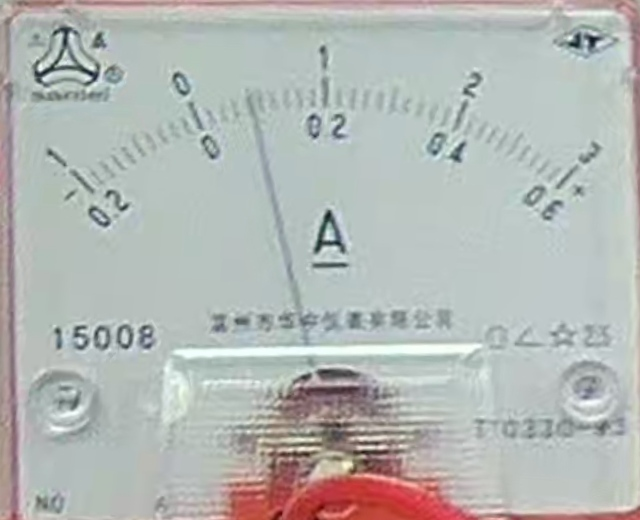
#> input picture agent/assets/meter_calibration/reference_faces/ammeter_face.jpg, 640 x 520 px
$ python -i dynamic_meter_reading.py   (imports and definitions only)
#> lines starting #> are read from the running program, lines starting #| are printed output that depends on the picture
"""Situation-driven analog-meter candidate selection shared by meter rubrics."""

from __future__ import annotations

import math
from pathlib import Path
from statistics import fmean
from typing import Any

import cv2


SKILL_VERSION = "dynamic_meter_reading.v3"
METER_ROLES = {"ammeter", "voltmeter"}


def _clamp(value: float) -> float:
    return max(0.0, min(1.0, float(value)))


# [193 lines left out: functions _candidate_coordinate_size, _xywh, _face_metrics, _intersection, _same_face, score_face_completeness and 2 more, not called in this run]


def enrich_frame(frame: dict[str, Any], *, render_overlays: bool = True) -> dict[str, Any]:
    """Rank one frame's candidates and suppress duplicate views of one meter."""
    detection = frame.get("detection") if isinstance(frame.get("detection"), dict) else {}
    coordinate_width, coordinate_height = _candidate_coordinate_size(detection)
    image_width = int(round(coordinate_width))
    image_height = int(round(coordinate_height))
    candidates = [item for item in frame.get("candidates") or [] if isinstance(item, dict)]
    for candidate in candidates:
        completeness = score_face_completeness(candidate, image_width, image_height)
        candidate["face_completeness"] = completeness
        candidate["selection_score"] = round(_selection_score(candidate), 6)
        role = str(candidate.get("role_hint") or "unknown")
        reasons = candidate.get("opencv_diagnostics", {}).get("evidence_insufficient_reason") or []
        reliable = (
            role in METER_ROLES
            and candidate.get("detector_source") == "terminal_anchor_search"
            and completeness["status"] == "complete"
            and "cross_role_face_overlap_identity_conflict" not in reasons
        )
        candidate["identity_hint"] = role if reliable else "unknown"
        candidate["identity_hint_reliable"] = reliable
        candidate["selected_for_model"] = False
        candidate.pop("suppressed_as_duplicate_of", None)

    ranked = sorted(candidates, key=_selection_score, reverse=True)
    preferred_ids: list[str] = []
    pair = detection.get("selected_pair") if isinstance(detection.get("selected_pair"), dict) else {}
    if pair.get("status") == "paired":
        for role in ("ammeter", "voltmeter"):
            raw = pair.get(role)
            if isinstance(raw, dict) and isinstance(raw.get("candidate_id"), str):
                preferred_ids.append(raw["candidate_id"])
    preferred = [
        candidate
        for candidate_id in preferred_ids
        for candidate in ranked
        if candidate.get("candidate_id") == candidate_id
    ]
    ordered = preferred + [candidate for candidate in ranked if candidate not in preferred]
    selected: list[dict[str, Any]] = []
    for candidate in ordered:
        duplicate = next(
            (
                existing
                for existing in selected
                if _same_face(candidate, existing, float(image_width), float(image_height))
            ),
            None,
        )
        if duplicate is not None:
            candidate["suppressed_as_duplicate_of"] = duplicate.get("candidate_id")
            continue
        selected.append(candidate)
        if len(selected) >= 2:
            break
    for candidate in selected:
        candidate["selected_for_model"] = True
        if render_overlays:
            candidate["pointer_overlay_path"] = _render_pointer_overlay(candidate, image_width, image_height)
    frame["candidates"] = candidates
    frame["model_candidates"] = selected
    frame["candidate_selection"] = {
        "skill_version": SKILL_VERSION,
        "status": "two_distinct_faces" if len(selected) == 2 else "single_face" if selected else "no_face",
        "selected_candidate_ids": [str(candidate.get("candidate_id")) for candidate in selected],
        "suppressed_duplicate_ids": [
            str(candidate.get("candidate_id"))
            for candidate in candidates
            if candidate.get("suppressed_as_duplicate_of")
        ],
        "detector_pair_status": pair.get("status"),
        "candidate_coordinate_space": detection.get("candidate_coordinate_space") or "detection_image_pixels",
        "candidate_coordinate_size": [image_width, image_height],
    }
    return frame


# [127 lines left out: function _track_candidates, not called in this run]


def prepare_frames(frames: list[dict[str, Any]], *, render_overlays: bool = True) -> dict[str, Any]:
    """Apply frame-level selection and short-window temporal identity checks."""
    for frame in frames:
        enrich_frame(frame, render_overlays=render_overlays)
    tracks = _track_candidates(frames)
    return {
        "skill_version": SKILL_VERSION,
        "selection_basis": "visible_face_structure_spatial_distinctness_and_short_window_tracks",
        "video_id_used": False,
        "historical_artifact_used": False,
        "tracks": tracks,
    }


# [113 lines left out: functions candidate_media_paths, panorama_location_prompt, validate_panorama_locations, export_panorama_crops, not called in this run]

>>> import cv2
>>> picture = cv2.imread('../../assets/meter_calibration/reference_faces/ammeter_face.jpg', cv2.IMREAD_GRAYSCALE)
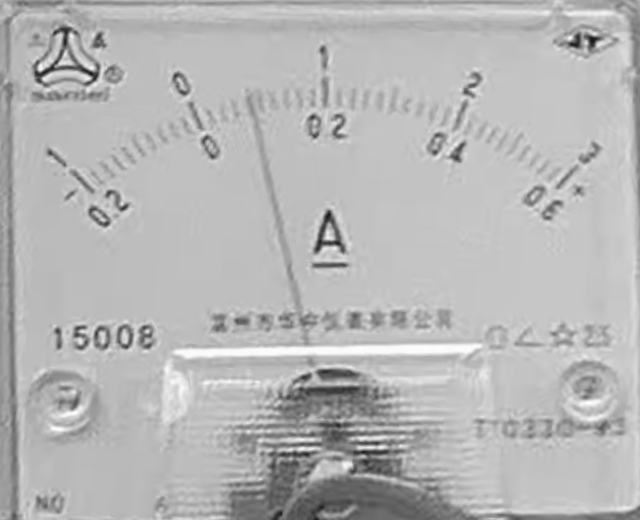
#> picture: shape (520, 640); min 20, max 254, mean 182.2
>>> result = prepare_frames(picture)
#> (the run stopped early here; a loop or call above may not have finished)

$ run again, on agent/assets/meter_calibration/reference_faces/voltmeter_face.jpg
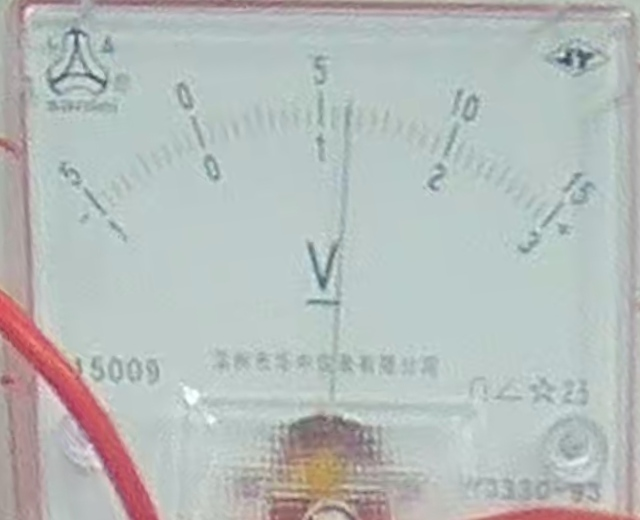
#> input picture agent/assets/meter_calibration/reference_faces/voltmeter_face.jpg, 640 x 520 px
#> `picture = cv2.imread('../../assets/meter_calibration/reference_faces/a..`:
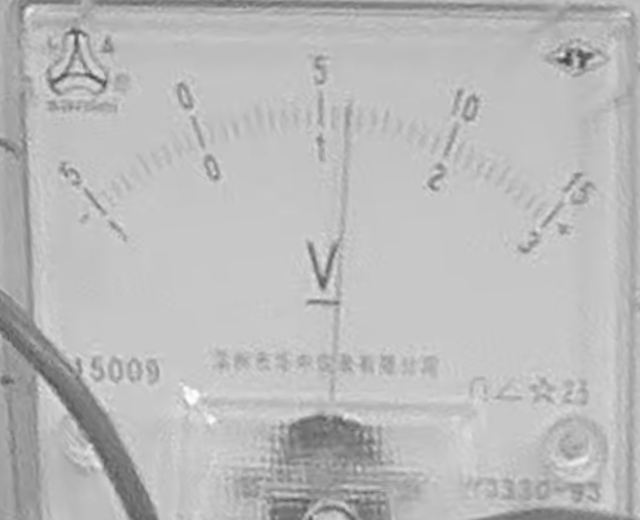
#> picture: shape (520, 640); min 65, max 253, mean 186.2
